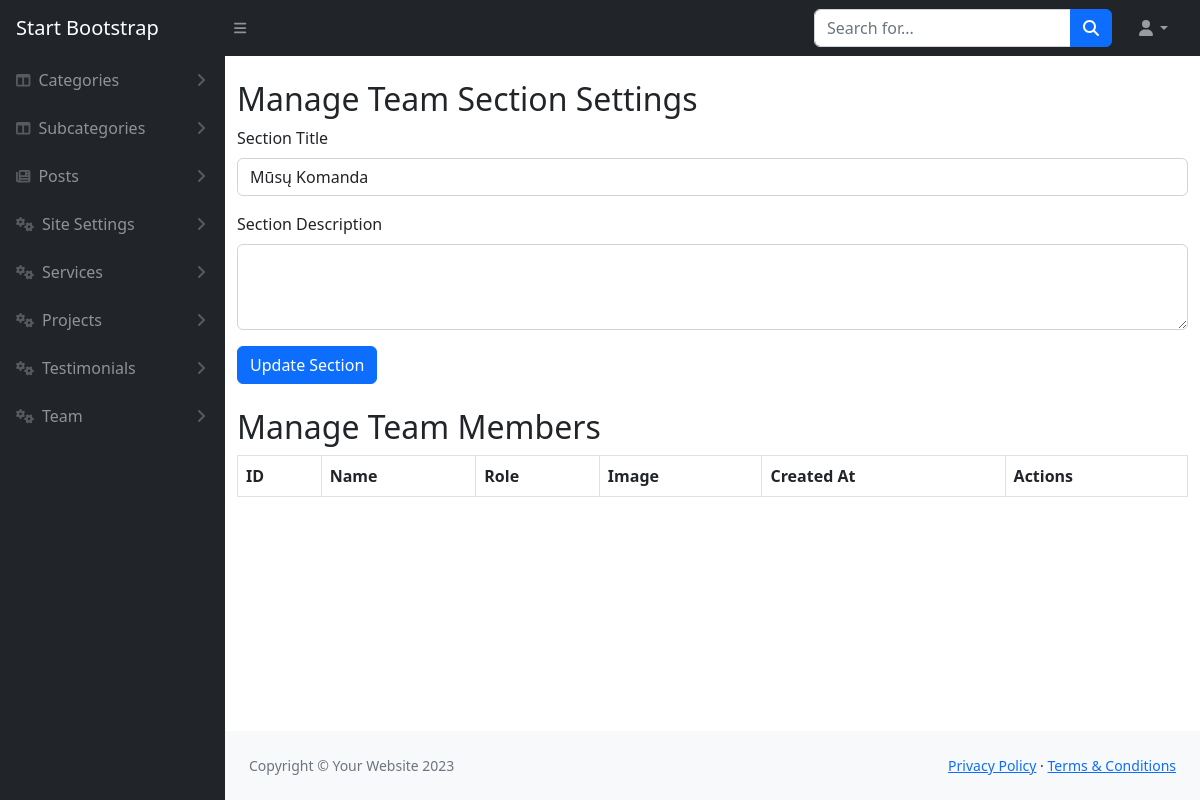
Page /admin/teamView.php (signed in) on the earlier database version.
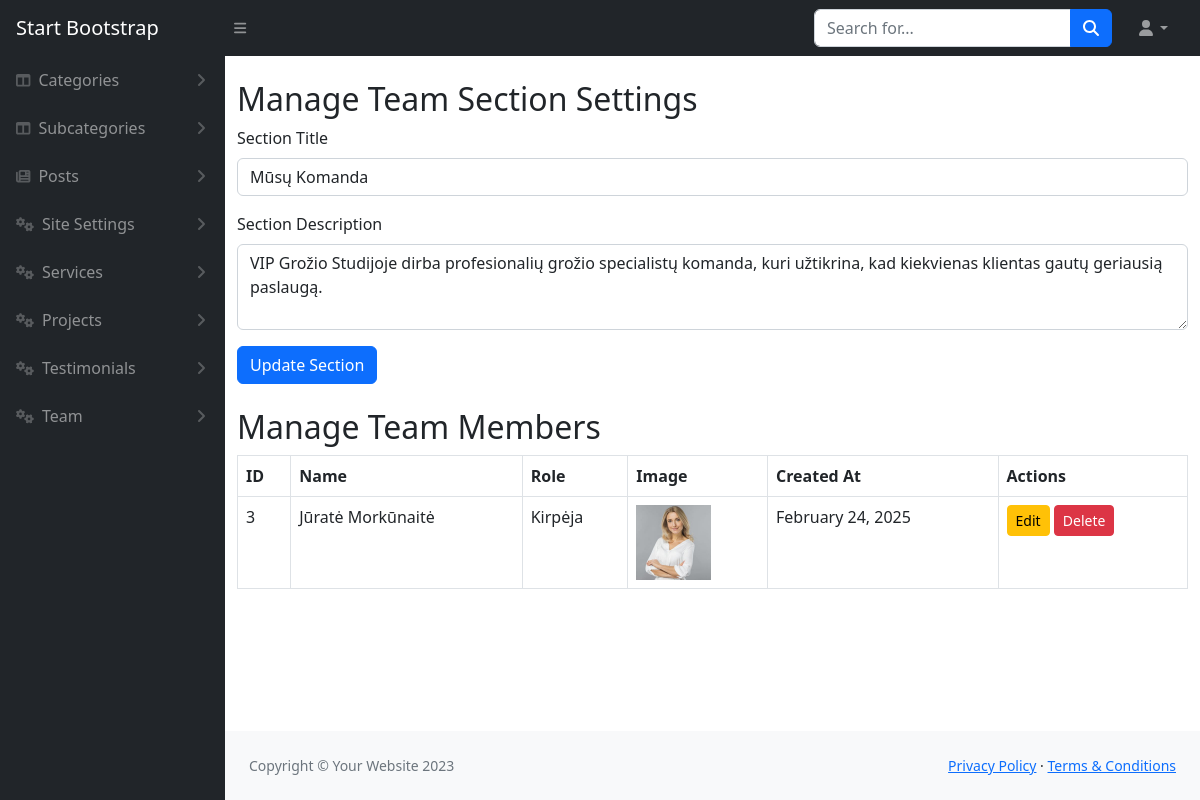
Same page on the later database version.
### tables this page shows
CREATE TABLE `team_section` (
  `id` int(11) NOT NULL,
  `section_title` varchar(255) DEFAULT 'Mūsų Komanda',
  `section_description` text DEFAULT 'VIP Grožio Studijoje dirba profesionalių grožio specialistų komanda, kuri užtikrina, kad kiekvienas klientas gautų geriausią paslaugą.',
  `updated_at` timestamp NOT NULL DEFAULT current_timestamp() ON UPDATE current_timestamp()
);

CREATE TABLE `team_members` (
  `id` int(11) NOT NULL,
  `name` varchar(255) NOT NULL,
  `role` varchar(255) DEFAULT NULL,
  `description` text DEFAULT NULL,
  `image` varchar(255) DEFAULT NULL,
  `facebook` varchar(255) DEFAULT NULL,
  `instagram` varchar(255) DEFAULT NULL,
  `created_at` timestamp NOT NULL DEFAULT current_timestamp()
);

### admin/teamView.php (the view, shortened to what this page needs)
<?php
include('../config/db.php');
$sectionQuery = mysqli_query($con, "SELECT section_title, section_description FROM team_section LIMIT 1");
$sectionData = mysqli_fetch_assoc($sectionQuery);
$section_title = $sectionData ? $sectionData['section_title'] : 'Mūsų Komanda';
$section_description = $sectionData ? $sectionData['section_description'] : ' ';
$query = "SELECT * FROM team_members ORDER BY created_at DESC";
$result = mysqli_query($con, $query);
include('includes/header.php');
?>
<div class="container mt-4">
    <h2>Manage Team Section Settings</h2>
    <form method="POST" class="mb-4">
        <div class="mb-3">
            <label class="form-label">Section Title</label>
            <input type="text" name="section_title" class="form-control" value="<?= htmlspecialchars($section_title); ?>" required>
        </div>
        <div class="mb-3">
            <label class="form-label">Section Description</label>
            <textarea name="section_description" class="form-control" rows="3" required><?= htmlspecialchars($section_description); ?></textarea>
        </div>
        <button type="submit" name="update_team_section" class="btn btn-primary">Update Section</button>
    </form>
</div>
<div class="container mt-4">
    <h2>Manage Team Members</h2>
    <table class="table table-bordered">
        <thead>
            <tr>
                <th>ID</th>
                <th>Name</th>
                <th>Role</th>
                <th>Image</th>
                <th>Created At</th>
                <th>Actions</th>
            </tr>
        </thead>
        <tbody>
            <?php while ($member = mysqli_fetch_assoc($result)): ?>
                <tr>
                    <td><?= $member['id']; ?></td>
                    <td><?= htmlspecialchars($member['name']); ?></td>
                    <td><?= htmlspecialchars($member['role']); ?></td>
                    <td>
                        <?php if (!empty($member['image'])): ?>
                            <img src="../uploads/<?= $member['image']; ?>" alt="Team Member" width="75">
                        <?php else: ?>
                            <span class="text-muted">No image</span>
                        <?php endif; ?>
                    </td>
                    <td><?= date('F d, Y', strtotime($member['created_at'])); ?></td>
                    <td>
                        <a href="teamEdit.php?id=<?= $member['id']; ?>" class="btn btn-warning btn-sm">Edit</a>
                        <a href="teamDelete.php?id=<?= $member['id']; ?>" class="btn btn-danger btn-sm" onclick="return confirm('Are you sure you want to delete this member?');">Delete</a>
                    </td>
                </tr>
            <?php endwhile; ?>
        </tbody>
    </table>
</div>
<?php include('includes/footer.php'); ?>

Differences in the rows shown:
added team_section: section_title "Mūsų Komanda", section_description "VIP Grožio Studijoje dirba profesionalių grožio specialistų komanda, kuri užtikrina, kad kiekvienas klientas gautų geriausią paslaugą."
added team_members: id "3", name "Jūratė Morkūnaitė", role "Kirpėja", image (picture), created_at "February 24, 2025"
Other differences:
form field section_title: "Mūsų Komanda" → (not shown)
